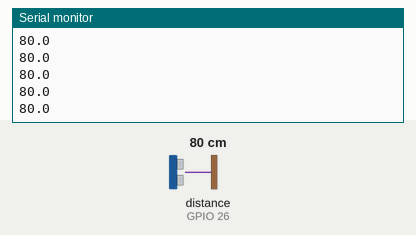
Recording of a sketch running on a simulated ESP32. On the bench: the last lines printed to the serial monitor. Wiring (inferred from the names in the program): ultrasonic range finder: trigger GPIO 25; echo GPIO 26. The test bench sets the inputs (shaded band); at power-on: distance to the obstacle (sensor on GPIO 26) 80 cm. The echo pulse lasts 58.3 µs per cm.

Above: at 1.2 s.
1.3 s: distance to the obstacle (sensor on GPIO 26) set to 2 cm
At 1.37 s:
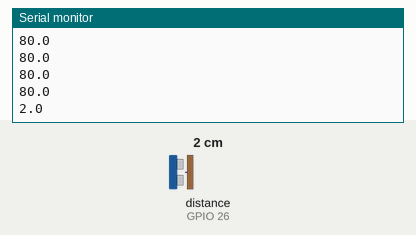
2.8 s: distance to the obstacle (sensor on GPIO 26) set to 4 cm
At 2.88 s:
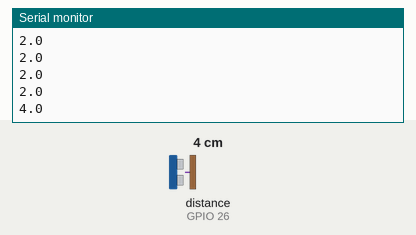
Timing chart, 0 to 5.8 s (numbered marks = the images above; inputs shaded):
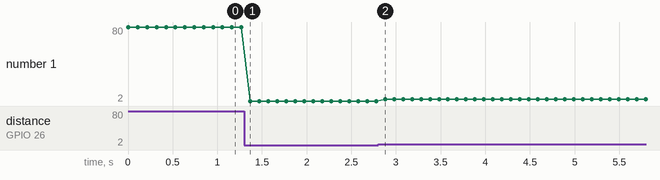

The sketch:

03_distance.ino
```cpp
/*
  GOAL
  Convert echo travel time to distance in centimeters.

  NEW IN THIS CHECKPOINT
  measureDistance(), distance conversion, and -1 for an invalid echo.

  UNLOCKED API
  See API.md in this folder.

  SUCCESS LOOKS LIKE
  Serial Monitor prints distance in cm, or -1 on timeout.
*/
#include <Arduino.h>

const int TRIG_PIN = 25;
const int ECHO_PIN = 26;
const int SERVO_PIN = 27;

float measureDistance() {
  digitalWrite(TRIG_PIN, LOW);
  delayMicroseconds(2);
  digitalWrite(TRIG_PIN, HIGH);
  delayMicroseconds(10);
  digitalWrite(TRIG_PIN, LOW);

  unsigned long duration = pulseIn(ECHO_PIN, HIGH, 30000);
  if (duration == 0) {
    return -1;  // No valid echo; this is not a zero-distance reading.
  }
  return duration * 0.0343f / 2.0f;  // Convert round-trip time to cm.
}

void setup() {
  Serial.begin(115200);
  pinMode(TRIG_PIN, OUTPUT);
  digitalWrite(TRIG_PIN, LOW);
  pinMode(ECHO_PIN, INPUT);
}

void loop() {
  float distance = measureDistance();
  Serial.println(distance, 1);
  delay(100);
}
```

Measured:
- after the input at 1.3 s, the serial monitor: prints a new line after 0.07 s (image 1)
- after the input at 2.8 s, the serial monitor: prints a new line after 0.08 s (image 2)
- plotted number 1: 80 → 2 after the input at 1.3 s, 2 → 4 after the input at 2.8 s
